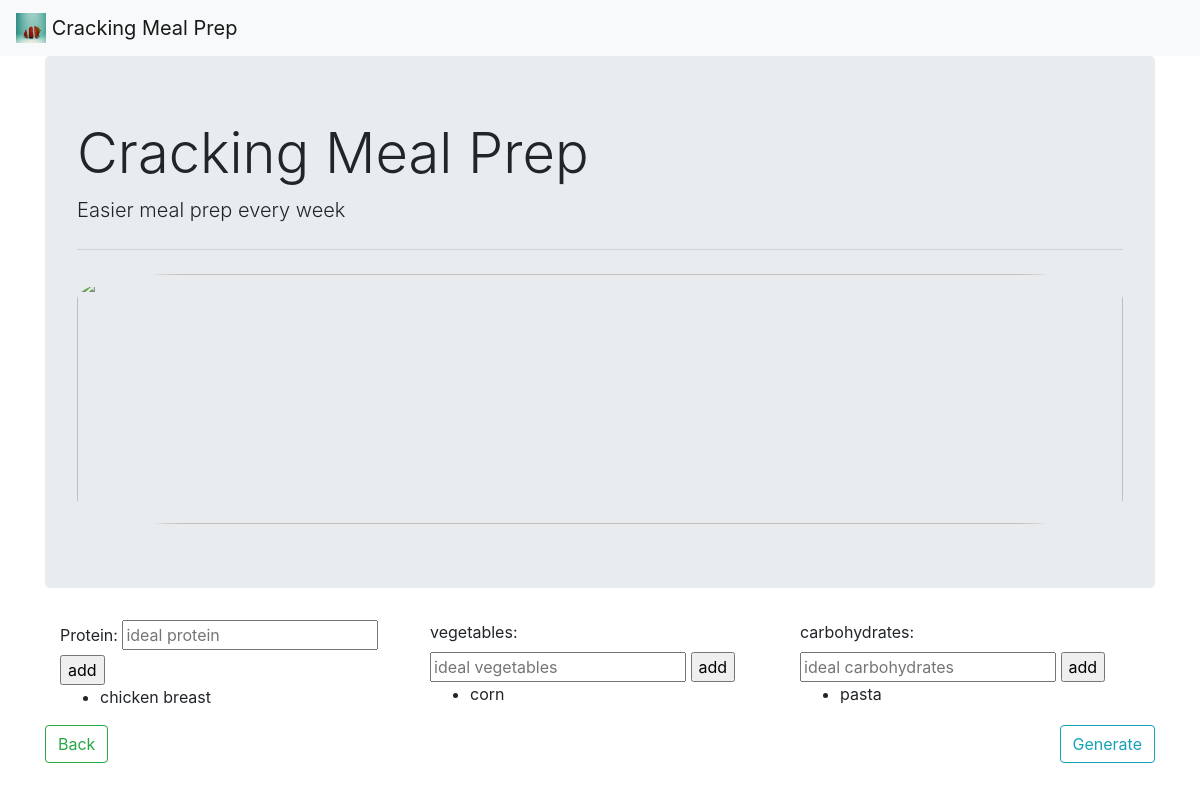
/ingredients, run on the app's committed database.
### testApi.py (models this page shows)
class Ingredient(db.Model):
    id = db.Column(db.Integer, primary_key=True)
    type = db.Column(db.String, unique=False, nullable=False)
    name = db.Column(db.String, unique=True, nullable=False)
    datastr = db.Column(db.String, unique=False, nullable=True)

### testApi.py (the view)
@app.route('/ingredients')
def ingredients():
        ingPro = Ingredient.query.filter_by(type="pro")
        ingVeg = Ingredient.query.filter_by(type="veg")
        ingCarb = Ingredient.query.filter_by(type="carb")
        return render_template('ingredients.html', ingPro=ingPro, ingVeg=ingVeg, ingCarb=ingCarb)

### templates/ingredients.html (shortened to what this page needs)
{% extends "base.html" %}
{% block content %}
<div class="container">
    <div class="row row-cols-3">
        <div class="col">
            <form action="{{url_for('addpro')}}" method="POST">
                <label for="protein">Protein: </label>
                <input type="text" name="protein" placeholder="ideal protein" required>
                <input type="submit" value="add">
            </form>
            <ul>
                {% for protein in ingPro %}
                <li>{{protein.name}}</li>
                {% endfor %}
            </ul>
        </div>
        <div class="col">
            <form action="{{url_for('addveg')}}" method="POST">
                <label for="vagetables">vegetables: </label>
                <input type="text" name="veg" placeholder="ideal vegetables">
                <input type="submit" value="add">
            </form>
            <ul>
                {% for vegetables in ingVeg %}
                <li>{{vegetables.name}}</li>
                {% endfor %}
            </ul>
        </div>
        <div class="col">
            <form action="{{url_for('addcarb')}}" method="POST">
                <label for="carbohydrates">carbohydrates: </label>
                <input type="text" name="carbohydrates" placeholder="ideal carbohydrates">
                <input type="submit" value="add">
            </form>
            <ul>
                {% for carbohydrates in ingCarb %}
                <li>{{carbohydrates.name}}</li>
                {% endfor %}
            </ul>
        </div>
    </div>
</div>
<a class="btn btn-outline-success float-left" href="/" role="button">Back</a>
<a class="btn btn-outline-info float-right" href="generate" role="button">Generate</a>
{% endblock %}

### templates/base.html (shortened to what this page needs)
<!doctype html>
<html lang="en">
  <head>
    <link rel="stylesheet" href="https://stackpath.bootstrapcdn.com/bootstrap/4.5.0/css/bootstrap.min.css">
  </head>
  <body>
    <nav class="navbar navbar-light bg-light">
      <a class="navbar-brand" href="/">
        <img src="{{url_for('static', filename='icon2.jpg')}}" width="30" height="30" class="d-inline-block align-top" alt="" loading="lazy">
        Cracking Meal Prep
      </a>
    </nav>
    <div class="container" id="container">
      <div class="jumbotron">
          <h1 class="display-4">Cracking Meal Prep</h1>
          <p class="lead">Easier meal prep every week</p>
          <hr class="my-4">
          <img src="{{url_for('static', filename='icon5.jpg')}}" width="100%" height="250px" style="object-fit: cover; border-radius: 10%" class="d-inline-block align-top" alt="" loading="lazy">
      </div>
        {% block content %}
        {% endblock %}
    </div>
  </body>
</html>

### data on the page
Ingredient: name "chicken breast"
Ingredient: name "corn"
Ingredient: name "pasta"
